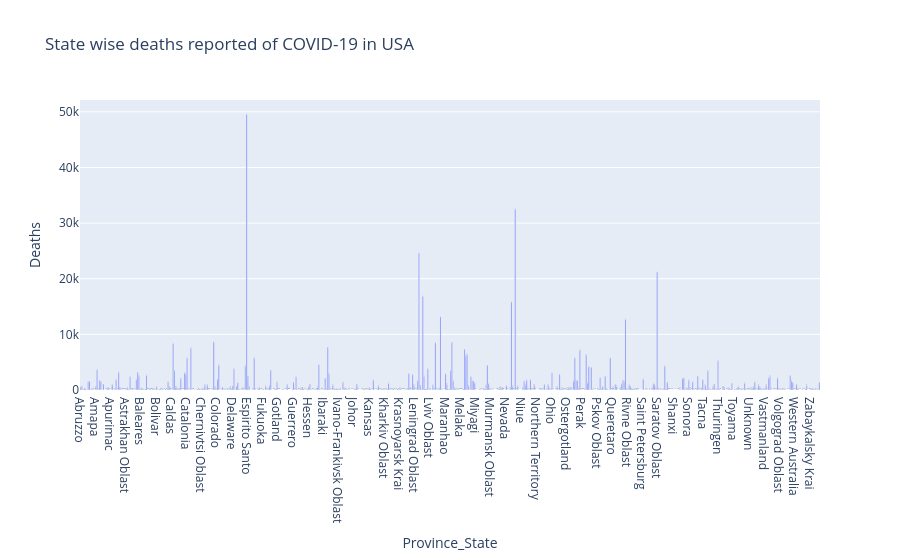

The code cell stored with this chart in its notebook:
### Code cell
dg= df.groupby('Province_State')['Deaths'].sum().reset_index()

fig= px.bar(
    dg,
    x= 'Province_State',
    y= 'Deaths',
    title= 'State wise deaths reported of COVID-19 in USA',
    text_auto= True
)
fig.show()

### Figure 1 — Plotly figure (JSON) as saved in the notebook; plotly's stock layout.template omitted (floating-point values rounded to 4 significant figures; data arrays with more than 128 entries replaced by an {"elided": "..."} marker saying what was removed)
{"data": [{"hovertemplate": "Province_State=%{x}<br>Deaths=%{y}<extra></extra>", "legendgroup": "", "marker": {"color": "#636efa", "pattern": {"shape": ""}}, "name": "", "orientation": "v", "showlegend": false, "textposition": "auto", "texttemplate": "%{y}", "type": "bar", "x": {"elided": "584 str values"}, "xaxis": "x", "y": {"elided": "584 int values"}, "yaxis": "y"}], "layout": {"barmode": "relative", "legend": {"tracegroupgap": 0}, "title": {"text": "State wise deaths reported of COVID-19 in USA"}, "xaxis": {"anchor": "y", "domain": [0, 1], "title": {"text": "Province_State"}}, "yaxis": {"anchor": "x", "domain": [0, 1], "title": {"text": "Deaths"}}}}
